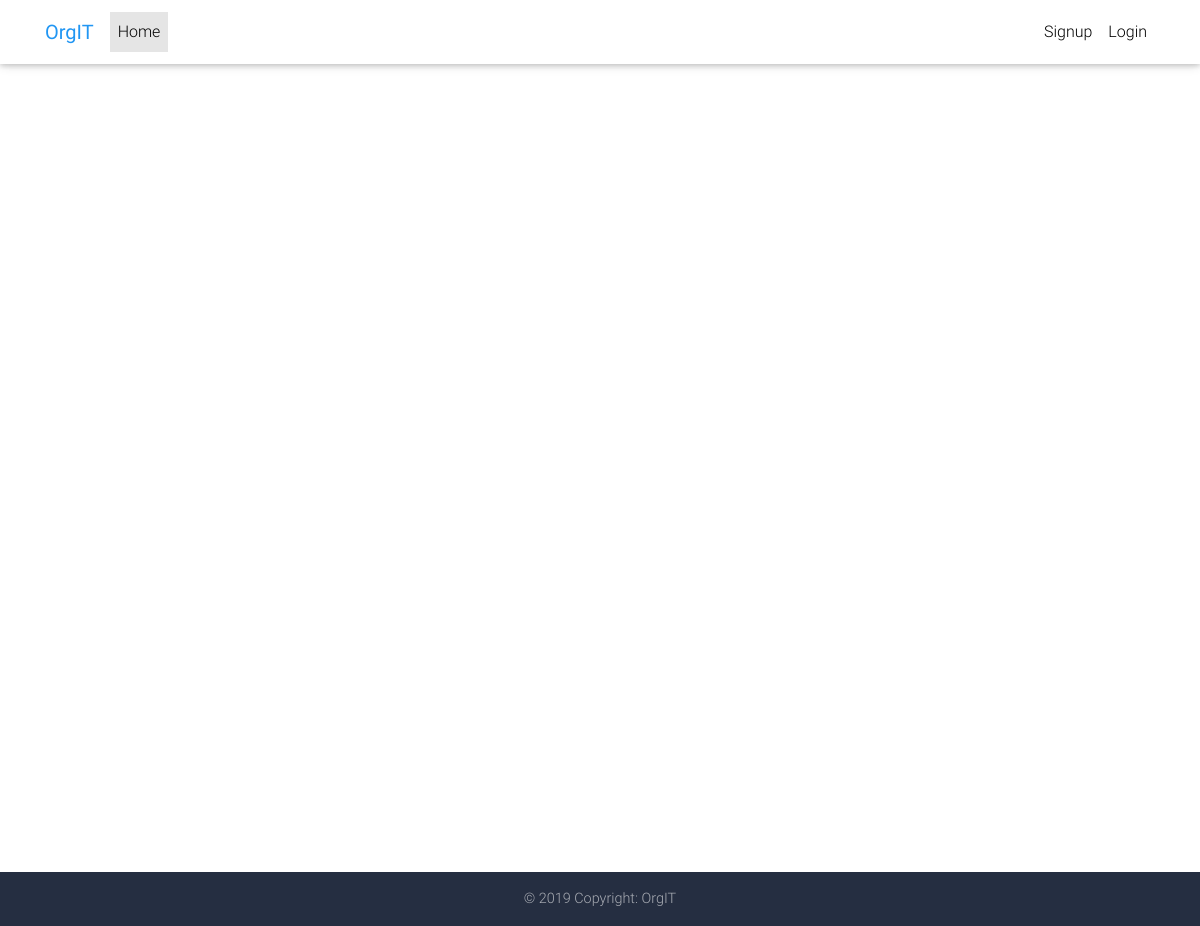
The app's page /announcements.php, older data.
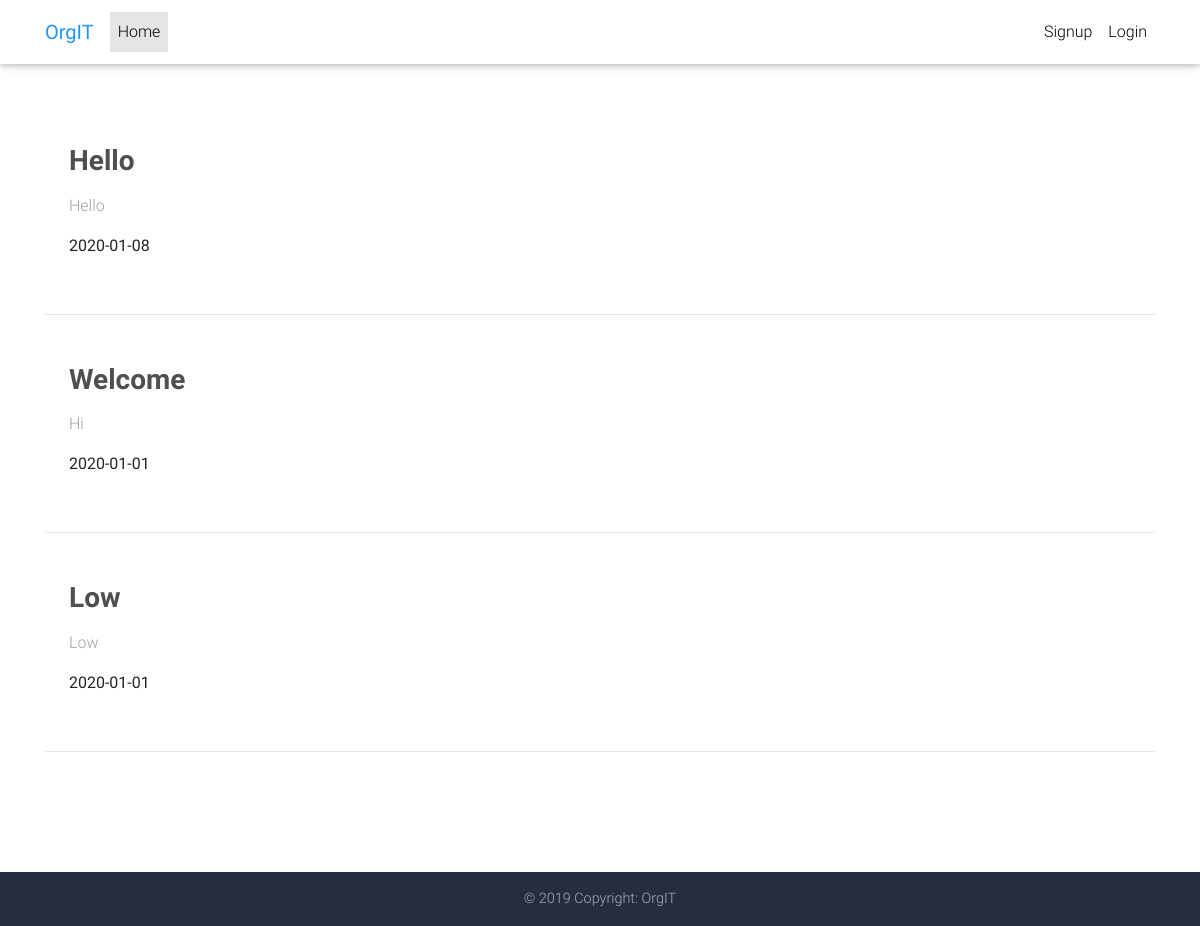
The same page, newer data.
### tables this page shows
CREATE TABLE IF NOT EXISTS `post` (
  `id` int(255) NOT NULL AUTO_INCREMENT,
  `title` varchar(255) NOT NULL,
  `content` longtext NOT NULL,
  `date` varchar(255) NOT NULL,
  `status` enum('Active','Inactive') NOT NULL,
  `image` text,
  PRIMARY KEY (`id`)
);

### announcements.php (the view, shortened to what this page needs)
<?php include 'inc/header.php';
 include 'inc/session.php';
?>
<body>
      <?php include 'inc/navbar.php'; ?>
 <main class="mt-5 pt-5">
    <div class="container">
      <section class="pt-5">
               <?php
                  $sql = mysqli_query($db, "SELECT * FROM post where status = 'Active' ORDER BY date DESC");
                  while ($row = mysqli_fetch_array($sql)) {
                        ?>
        <?php if(empty($row['image'])): ?>
         <div class="row wow fadeIn" style="visibility: visible; animation-name: fadeIn;">
          <div class="col-lg-12 col-xl-7 ml-xl-4 mb-4">
            <h3 class="mb-3 font-weight-bold dark-grey-text">
              <strong><?php echo ucfirst($row['title']);?></strong>
            </h3>
            <p class="grey-text"><?php echo ucfirst($row['content']);?></p>
            <p>
              <strong><?php echo $row['date'];?></strong>
            </p>
          </div>
        </div>
        <hr class="mb-5">
           <?php endif ?>
                       <?php   } ?>
      </section>
    </div>
  </main>
  <?php include 'inc/footer.php'; ?>
</body>
</html>

Row changes from the older to the newer data that the page shows:
added post: title "Hello", content "Hello", date "2020-01-08"
added post: title "Welcome", content "Hi", date "2020-01-01"
added post: title "Low", content "Low", date "2020-01-01"
